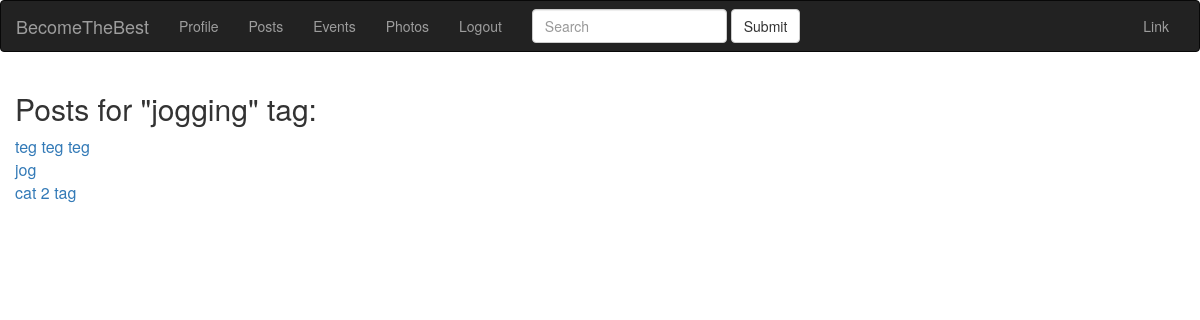
/post/tag/jogging (signed in), run on an earlier commit of the app's database.
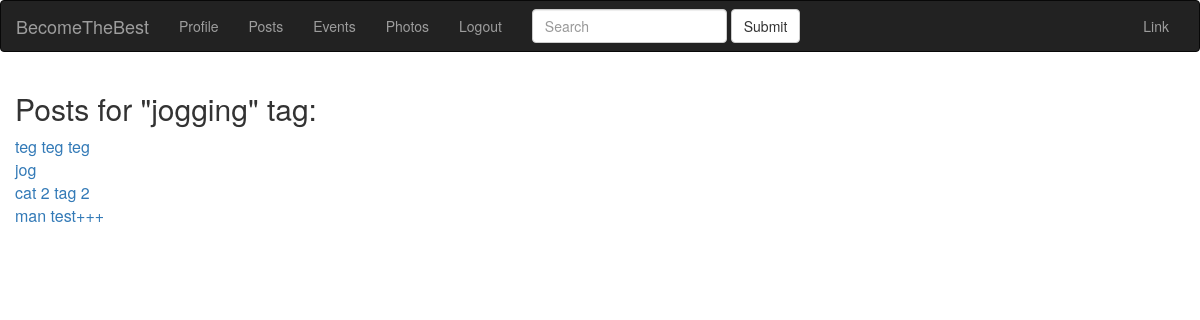
And on a later commit of the database.
### app/models.py (models this page shows, shortened)
class Post(db.Model):
    id = db.Column(db.Integer, primary_key=True)
    title = db.Column(db.String(140))
    slug = db.Column(db.String(140), unique=True)
    body = db.Column(db.Text)
    created = db.Column(db.DateTime, index=True, default=datetime.utcnow)
    user_id = db.Column(db.Integer, db.ForeignKey('user.id'))
    tags = db.relationship(
        'Tag', secondary=post_tags, backref=db.backref('posts_tags', lazy='dynamic'))

### app/blueprints/posts/blueprint.py (the view)
@posts.route('/tag/<slug>')
@login_required
def tag_detail(slug):
    tag = Tag.query.filter(Tag.slug==slug).first()
    posts = tag.posts_tags.all()
    return render_template('posts/tag_detail.html', tag=tag, posts=posts)

### app/models.py (called while the page is built)
@login.user_loader
def load_user(id):
    return User.query.get(int(id))

### app/view.py (called while the page is built)
@app.before_request
def before_request():
    if current_user.is_authenticated:
        current_user.last_seen = datetime.utcnow()
        db.session.commit()

### app/blueprints/posts/templates/posts/tag_detail.html (shortened to what this page needs)
{% extends 'base.html' %} {% block title %} {{ tag.name }} posts {% endblock %} {% block content_title %} Posts for "{{ tag.name }}" tag: {% endblock %} {% block content %} {% for post in posts %}
<div class="post">
    <a href="{{ url_for('posts.post_detail', slug=post.slug) }}">{{ post.title }}</a>
</div>
{% endfor %}
{% endblock %}

What changed in the data, as far as the page shows it:
changed Post: title "cat 2 tag" → "cat 2 tag 2"
added Post: title "man test+++"
